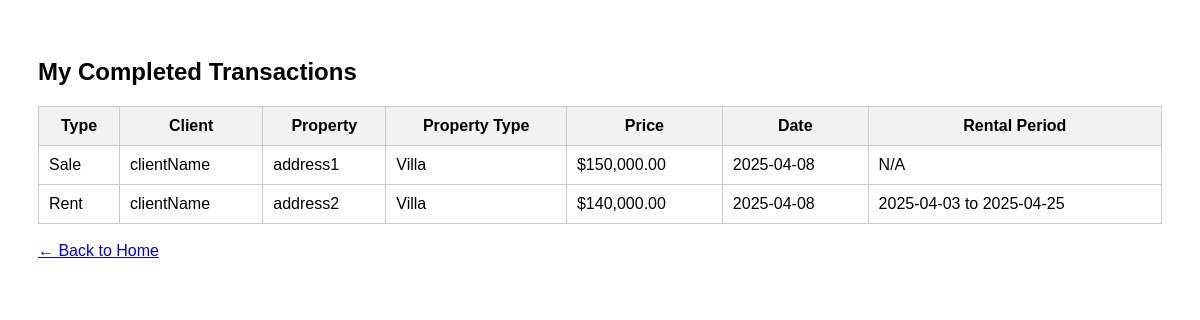
Screenshot of /php/all_transactions.php (signed in) with the database file from the repository.
### tables this page shows
CREATE TABLE `transaction` (
  `TransactionID` int(11) NOT NULL,
  `PropertyID` int(11) NOT NULL,
  `ClientID` int(11) NOT NULL,
  `AgentID` int(11) NOT NULL,
  `TransactionDate` date DEFAULT curdate(),
  `Type` enum('Sale','Rent') NOT NULL,
  `FinalPrice` decimal(10,2) NOT NULL
);

CREATE TABLE `client` (
  `ClientID` int(11) NOT NULL,
  `Name` varchar(100) NOT NULL,
  `ContactInfo` varchar(100) DEFAULT NULL,
  `username` varchar(50) DEFAULT NULL,
  `password` varchar(255) DEFAULT NULL
);

CREATE TABLE `property` (
  `PropertyID` int(11) NOT NULL,
  `AgentID` int(11) NOT NULL,
  `Address` varchar(255) NOT NULL,
  `Type` varchar(50) DEFAULT NULL,
  `Size` int(11) DEFAULT NULL,
  `Price` decimal(10,2) NOT NULL,
  `Status` enum('For Sale','For Rent') DEFAULT 'For Sale',
  `ImageURL` varchar(255) DEFAULT NULL,
  `OwnerID` int(11) DEFAULT NULL
);

CREATE TABLE `rentaldetails` (
  `TransactionID` int(11) NOT NULL,
  `StartDate` date NOT NULL,
  `EndDate` date NOT NULL
);

### php/all_transactions.php (the view, shortened to what this page needs)
<?php
include 'db.php';
$agentID = $_SESSION['user_id'];
$sql = "SELECT
            t.TransactionID,
            t.Type,
            t.TransactionDate,
            t.FinalPrice,
            p.Address,
            p.Type AS PropertyType,
            c.Name AS ClientName,
            r.StartDate,
            r.EndDate
        FROM transaction t
        JOIN property p ON t.PropertyID = p.PropertyID
        JOIN client c ON t.ClientID = c.ClientID
        LEFT JOIN rentaldetails r ON t.TransactionID = r.TransactionID
        WHERE t.AgentID = ?
        ORDER BY t.TransactionDate DESC";
$stmt = $conn->prepare($sql);
$stmt->bind_param("i", $agentID);
$stmt->execute();
$result = $stmt->get_result();
?>
<!DOCTYPE html>
<html>
<head>
</head>
<body>
  <h2>My Completed Transactions</h2>
  <?php if ($result->num_rows > 0): ?>
    <table>
      <thead>
        <tr>
          <th>Type</th>
          <th>Client</th>
          <th>Property</th>
          <th>Property Type</th>
          <th>Price</th>
          <th>Date</th>
          <th>Rental Period</th>
        </tr>
      </thead>
      <tbody>
        <?php while($row = $result->fetch_assoc()): ?>
          <tr>
            <td><?= $row['Type'] ?></td>
            <td><?= htmlspecialchars($row['ClientName']) ?></td>
            <td><?= htmlspecialchars($row['Address']) ?></td>
            <td><?= $row['PropertyType'] ?></td>
            <td>$<?= number_format($row['FinalPrice'], 2) ?></td>
            <td><?= $row['TransactionDate'] ?></td>
            <td>
              <?php if ($row['Type'] === 'Rent'): ?>
                <?= $row['StartDate'] ?> to <?= $row['EndDate'] ?>
              <?php else: ?>
                N/A
              <?php endif; ?>
            </td>
          </tr>
        <?php endwhile; ?>
      </tbody>
    </table>
  <?php else: ?>
    <p>No transactions found for you yet.</p>
  <?php endif; ?>
  <br><a href="index.php">← Back to Home</a>
</body>
</html>

### php/all_transactions.php (style rules this page uses)
body { font-family: Arial, sans-serif; padding: 30px; }
table { border-collapse: collapse; width: 100%; margin-top: 20px; }
th, td { padding: 10px; border: 1px solid #ccc; }
th { background: #f2f2f2; }
h2 { margin-bottom: 20px; }

### rows the page displays
transaction: Type "Sale", ClientID.Name "clientName", PropertyID.Address "address1", PropertyID.Type "Villa", FinalPrice "150,000.00", TransactionDate "2025-04-08", shows "N/A"
transaction: Type "Rent", ClientID.Name "clientName", PropertyID.Address "address2", PropertyID.Type "Villa", FinalPrice "140,000.00", TransactionDate "2025-04-08", rentaldetails.StartDate "2025-04-03", rentaldetails.EndDate "2025-04-25"
